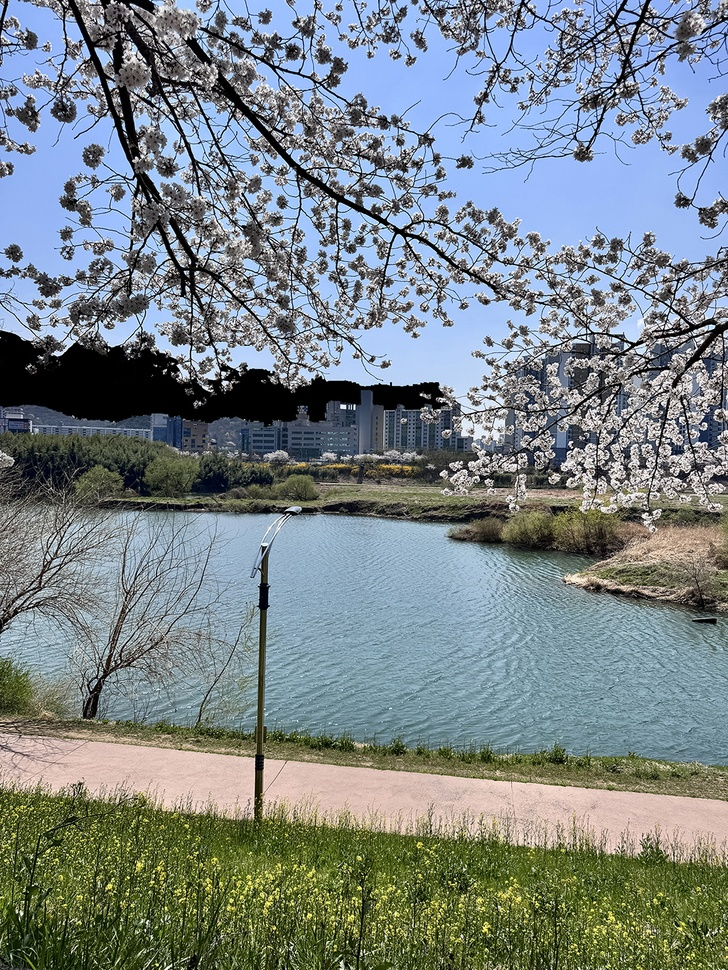
#> input picture assets/river.jpg, 728 x 970 px, shrunk from 1024 x 1365 before the run
$ python edge_and_contour_detection.py
#> lines starting #> are read from the running program, lines starting #| are printed output that depends on the picture; after the words box and inside, x2 and y2 are one past the last pixel; in counts of white or black regions, pixels touching at a corner belong together
"""Compare Sobel and Canny edges and display contours longer than a point threshold."""

import argparse
import json
from pathlib import Path
import time

import cv2 as cv
import numpy as np


PROJECT_DIR = Path(__file__).resolve().parent
ASSET_DIR = PROJECT_DIR / "assets"


def recorded_path(path):
    resolved = path.resolve()
    try:
        return resolved.relative_to(PROJECT_DIR).as_posix()
    except ValueError:
        return str(resolved)


def write_image(path, image):
    if not cv.imwrite(str(path), image):
        raise OSError(f"Could not save image: {path}")


def main():
    parser = argparse.ArgumentParser(description=__doc__)
    parser.add_argument("--image", type=Path, default=ASSET_DIR / "river.jpg")
    parser.add_argument("--min-contour-points", type=int, default=100,
                        help="Keep contours with strictly more than this many sampled boundary points.")
    parser.add_argument("--output-dir", type=Path, default=PROJECT_DIR / "outputs")
    parser.add_argument("--show", action="store_true", help="Display images; requires a GUI-enabled OpenCV build.")
    args = parser.parse_args()
    if args.min_contour_points < 0:
        parser.error("--min-contour-points must be nonnegative.")
    image = cv.imread(str(args.image), cv.IMREAD_COLOR)
#> image is the input picture: shape (970, 728, 3); mean B, G, R 134.7, 131.4, 120.7
    if image is None:
        parser.error(f"Could not read image: {args.image}")
    args.output_dir.mkdir(parents=True, exist_ok=True)
    started = time.perf_counter()
    gray = cv.cvtColor(image, cv.COLOR_BGR2GRAY)
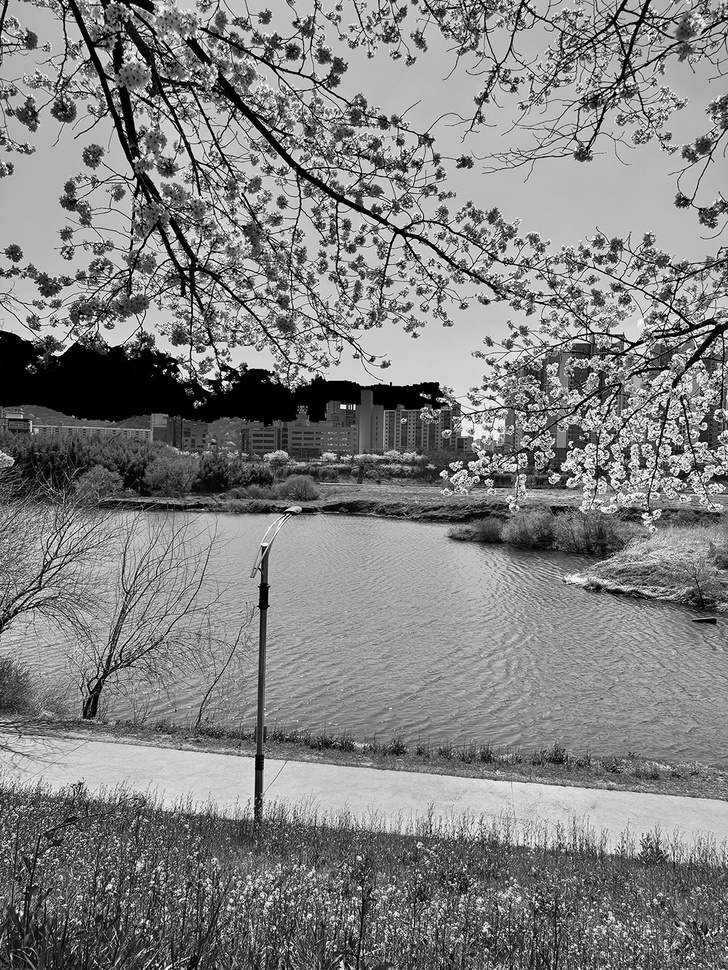
#> gray: shape (970, 728); min 0, max 255, mean 128.6
    gradient_x = cv.Sobel(gray, cv.CV_32F, 1, 0, ksize=3)
    gradient_y = cv.Sobel(gray, cv.CV_32F, 0, 1, ksize=3)
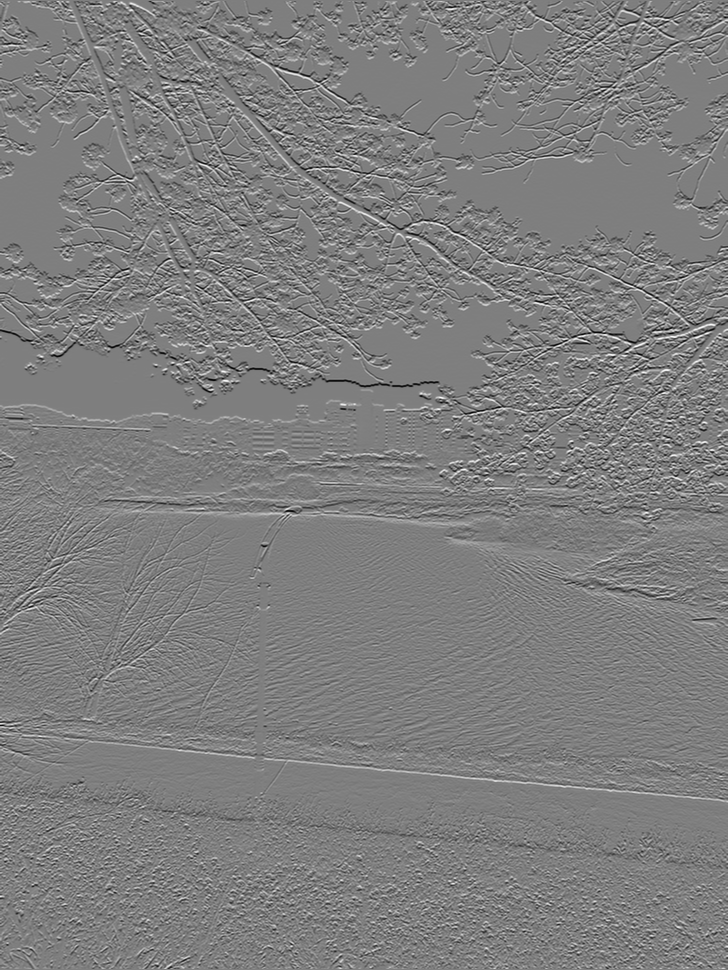
#> gradient_y: shape (970, 728) float32; min -992, max 1002, mean -0.5; drawn with min black and max white
    sobel_x, sobel_y = cv.convertScaleAbs(gradient_x), cv.convertScaleAbs(gradient_y)
    # This is the original weighted absolute-gradient visualization, not Euclidean magnitude.
    strength = cv.addWeighted(sobel_x, 0.5, sobel_y, 0.5, 0)
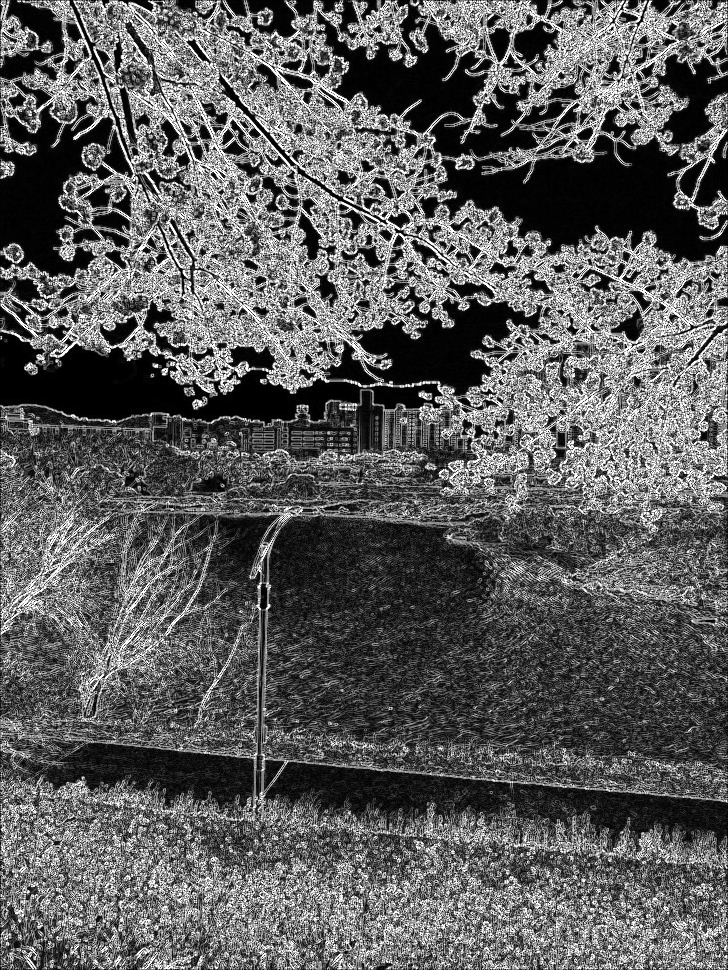
#> strength: shape (970, 728); min 0, max 255, mean 93
    canny_50_150 = cv.Canny(gray, 50, 150)
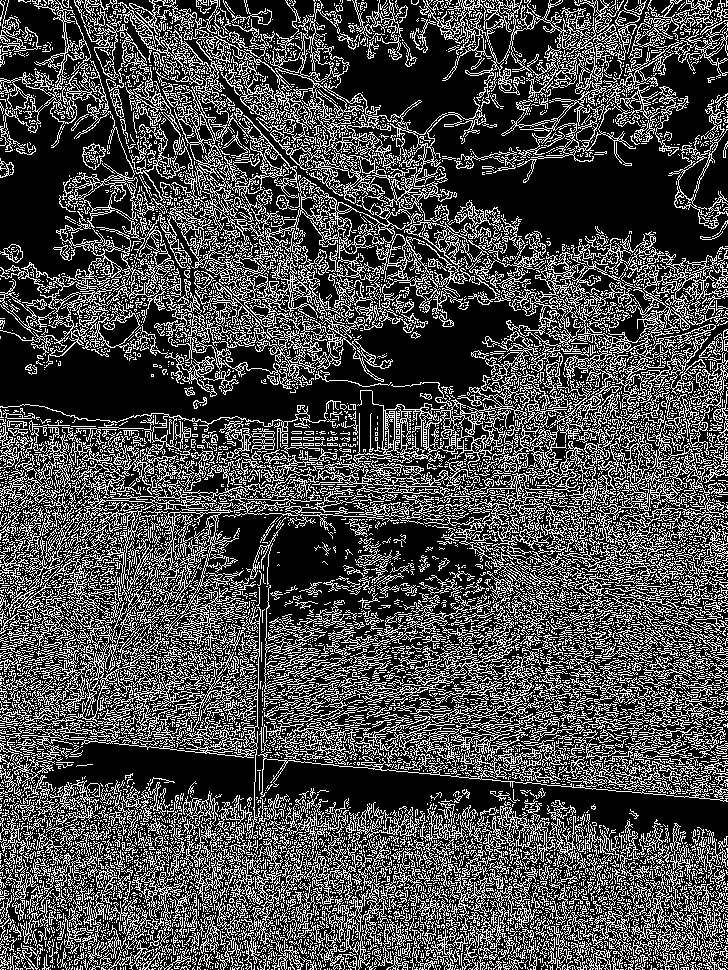
#> canny_50_150: shape (970, 728); 29.2% white in thin lines or dots
    canny_100_200 = cv.Canny(gray, 100, 200)
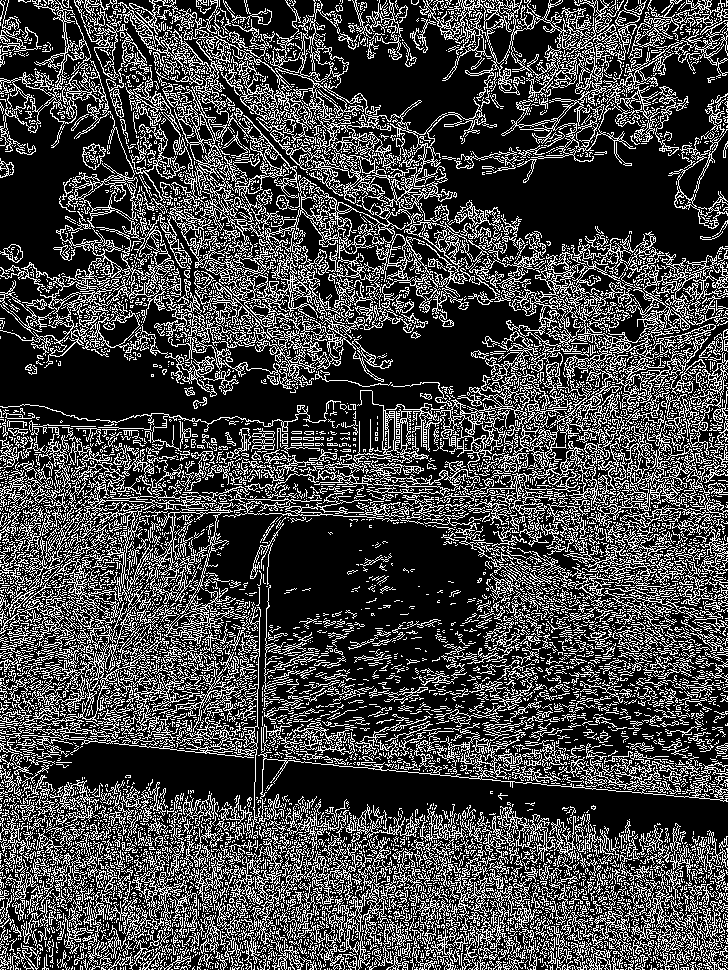
#> canny_100_200: shape (970, 728); 26.9% white in thin lines or dots
    contours, _ = cv.findContours(canny_100_200, cv.RETR_LIST, cv.CHAIN_APPROX_NONE)
#> contours = 13836 contours, 12719 with area under 20; largest, box (x1, y1, x2, y2) and area: (168, 0, 490, 387) 20457, (506, 231, 728, 412) 13226, (0, 60, 191, 368) 7868, (562, 252, 664, 343) 3888, (456, 362, 637, 518) 3528
    selected = [contour for contour in contours if len(contour) > args.min_contour_points]
#> selected = 421 contours, 70 with area under 20; largest, box (x1, y1, x2, y2) and area: (168, 0, 490, 387) 20457, (506, 231, 728, 412) 13226, (0, 60, 191, 368) 7868, (562, 252, 664, 343) 3888, (456, 362, 637, 518) 3528
    overlay = image.copy()
    cv.drawContours(overlay, selected, -1, (0, 255, 0), 2)
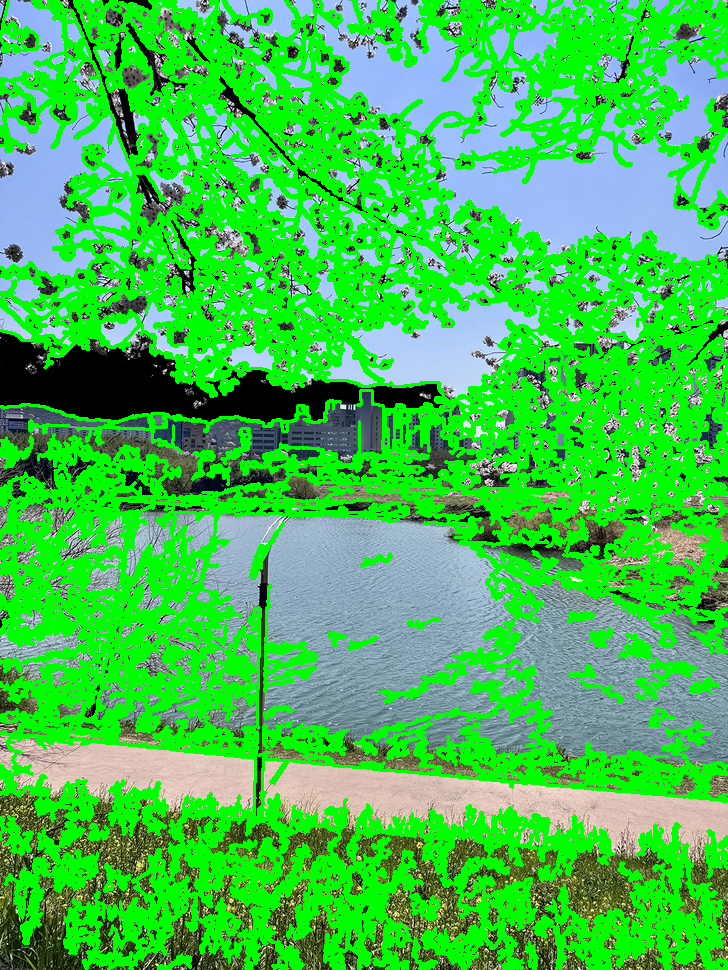
#> overlay: shape (970, 728, 3); mean B, G, R 78.5, 192.4, 66.6
    elapsed = time.perf_counter() - started
    results = {
        "original.png": image, "grayscale.png": gray,
        "sobel_x.png": sobel_x, "sobel_y.png": sobel_y,
        "sobel_weighted_strength.png": strength,
        "canny_50_150.png": canny_50_150, "canny_100_200.png": canny_100_200,
        "contours_overlay.png": overlay,
    }
    for name, result in results.items():
        write_image(args.output_dir / name, result)
#> this loop made 8 passes
    metrics = {
        "input": recorded_path(args.image), "shape_hwc": list(image.shape),
        "opencv_version": cv.__version__, "processing_seconds": elapsed,
        "sobel_kernel_size": 3, "canny": {},
        "contour_source_thresholds": [100, 200], "retrieval_mode": "RETR_LIST",
        "approximation_mode": "CHAIN_APPROX_NONE", "minimum_contour_points_exclusive": args.min_contour_points,
        "all_contours": len(contours), "selected_contours": len(selected),
        "selected_contour_point_counts": [len(contour) for contour in selected],
        "selected_contour_arc_lengths_pixels": [float(cv.arcLength(contour, True)) for contour in selected],
    }
    for name, edge, thresholds in (("50_150", canny_50_150, [50, 150]), ("100_200", canny_100_200, [100, 200])):
        count = int(np.count_nonzero(edge))
        metrics["canny"][name] = {"thresholds": thresholds, "edge_pixels": count,
                                   "edge_pixel_fraction": count / edge.size}
#> this loop made 2 passes
#> (name, thresholds, count) on passes 1 to 2: ('50_150', [50, 150], 205937), ('100_200', [100, 200], 190046)
#> after the loop, metrics = 14 items
    (args.output_dir / "metrics.json").write_text(json.dumps(metrics, ensure_ascii=False, indent=2), encoding="utf-8")
    summary = {key: value for key, value in metrics.items() if key not in
               ("selected_contour_point_counts", "selected_contour_arc_lengths_pixels")}
#> summary = 12 items
    print(json.dumps(summary, ensure_ascii=False, indent=2))
#> (printed output is left out)
    print(f"Saved results to {args.output_dir.resolve()}")
    if args.show:
        for name, result in results.items():
            cv.imshow(name, result)
        cv.waitKey(0)
        cv.destroyAllWindows()


if __name__ == "__main__":
    main()

$ run again, with assets/mot_color70.jpg copied over assets/river.jpg
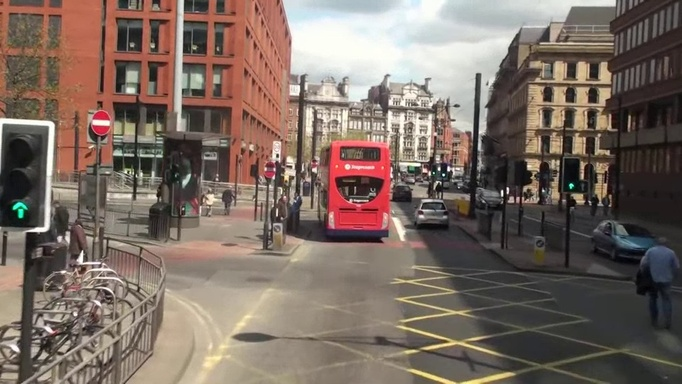
#> input picture assets/mot_color70.jpg, 682 x 384 px, shrunk from 960 x 540 before the run
#> in main, image is the input picture: shape (384, 682, 3); mean B, G, R 98.4, 107.7, 123.1
#> in main, `canny_50_150 = cv.Canny(gray, 50, 150)`:
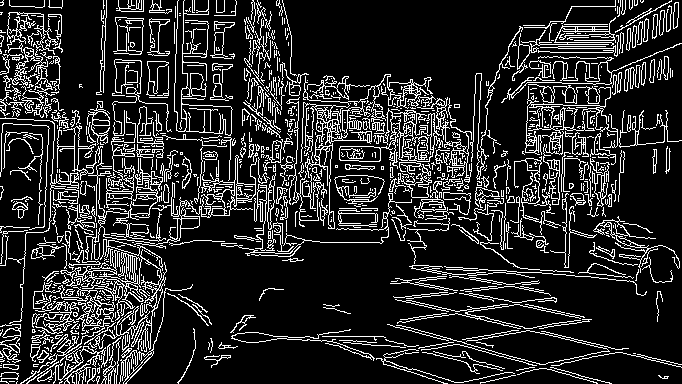
#> canny_50_150: shape (384, 682); 16.3% white in thin lines or dots
#> canny_100_200: shape (384, 682); 13.1% white in thin lines or dots
#> contours = 1210 contours, 951 with area under 20; largest, box (x1, y1, x2, y2) and area: (339, 97, 472, 178) 2216, (300, 74, 433, 229) 1794, (152, 155, 257, 243) 1064, (20, 282, 115, 384) 775, (60, 249, 166, 352) 720
#> selected = 105 contours, 44 with area under 20; largest, box (x1, y1, x2, y2) and area: (339, 97, 472, 178) 2216, (300, 74, 433, 229) 1794, (152, 155, 257, 243) 1064, (20, 282, 115, 384) 775, (60, 249, 166, 352) 720
#> in main, `cv.drawContours(overlay, selected, -1, (0, 255, 0), 2)`:
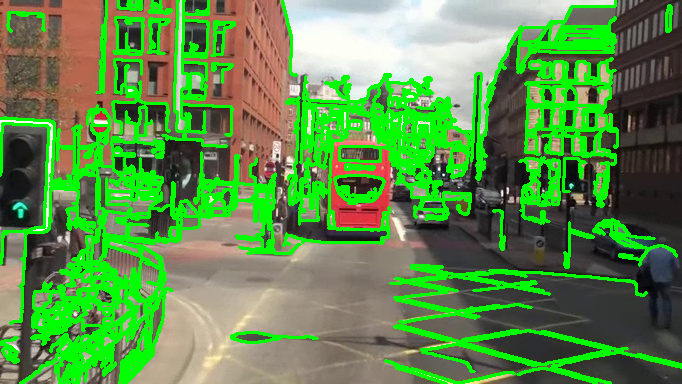
#> overlay: shape (384, 682, 3); mean B, G, R 74.1, 142.4, 92.4
#> the loop in main, `for name, result in results.items():` made 8 passes
#> the loop in main, `for name, edge, thresholds in (("50_150", canny_50_150, [50, 150]), ("..` made 2 passes
#> (name, thresholds, count) on passes 1 to 2: ('50_150', [50, 150], 42783), ('100_200', [100, 200], 34340)
#> after the loop in main, `for name, edge, thresholds in (("50_150", canny_50_150, [50, 150]), ("..`: metrics = 14 items
#> summary = 12 items
#> (printed output is left out)
